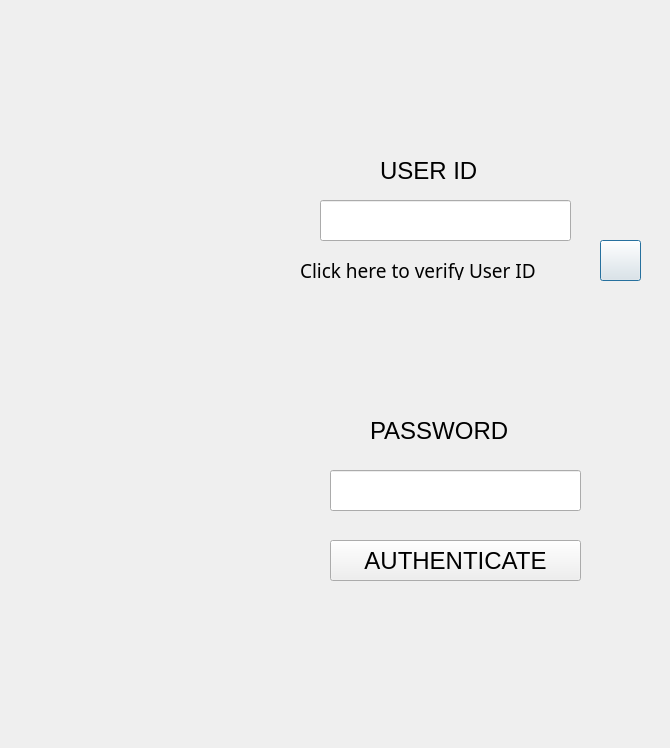
<?xml version="1.0" encoding="UTF-8"?>
<ui version="4.0">
 <class>admin</class>
 <widget class="QDialog" name="admin">
  <property name="geometry">
   <rect>
    <x>0</x>
    <y>0</y>
    <width>670</width>
    <height>748</height>
   </rect>
  </property>
  <property name="windowTitle">
   <string>THE WINKEL- Administrator Login</string>
  </property>
  <property name="windowIcon">
   <iconset>
    <normaloff>../pictures/minilogo_g9m_icon.ico</normaloff>../pictures/minilogo_g9m_icon.ico</iconset>
  </property>
  <widget class="QLabel" name="msglabel">
   <property name="geometry">
    <rect>
     <x>300</x>
     <y>310</y>
     <width>351</width>
     <height>41</height>
    </rect>
   </property>
   <property name="font">
    <font>
     <family>Audiowide</family>
     <pointsize>11</pointsize>
    </font>
   </property>
   <property name="text">
    <string/>
   </property>
  </widget>
  <widget class="QLabel" name="background">
   <property name="geometry">
    <rect>
     <x>0</x>
     <y>0</y>
     <width>670</width>
     <height>748</height>
    </rect>
   </property>
   <property name="text">
    <string/>
   </property>
   <property name="pixmap">
    <pixmap>../pictures/adminloginpagebck.jpg</pixmap>
   </property>
   <property name="scaledContents">
    <bool>true</bool>
   </property>
  </widget>
  <widget class="QLabel" name="passwordlabel">
   <property name="geometry">
    <rect>
     <x>370</x>
     <y>420</y>
     <width>171</width>
     <height>21</height>
    </rect>
   </property>
   <property name="font">
    <font>
     <pointsize>18</pointsize>
    </font>
   </property>
   <property name="text">
    <string>PASSWORD</string>
   </property>
  </widget>
  <widget class="QLineEdit" name="inputpassword">
   <property name="geometry">
    <rect>
     <x>330</x>
     <y>470</y>
     <width>251</width>
     <height>41</height>
    </rect>
   </property>
   <property name="font">
    <font>
     <pointsize>18</pointsize>
     <bold>false</bold>
    </font>
   </property>
   <property name="echoMode">
    <enum>QLineEdit::Password</enum>
   </property>
  </widget>
  <widget class="QLineEdit" name="inputusername">
   <property name="geometry">
    <rect>
     <x>320</x>
     <y>200</y>
     <width>251</width>
     <height>41</height>
    </rect>
   </property>
   <property name="font">
    <font>
     <pointsize>18</pointsize>
    </font>
   </property>
  </widget>
  <widget class="QLabel" name="usernamelabel">
   <property name="geometry">
    <rect>
     <x>380</x>
     <y>160</y>
     <width>121</width>
     <height>21</height>
    </rect>
   </property>
   <property name="font">
    <font>
     <pointsize>18</pointsize>
    </font>
   </property>
   <property name="text">
    <string>USER ID</string>
   </property>
  </widget>
  <widget class="QPushButton" name="checkusernamebutton">
   <property name="geometry">
    <rect>
     <x>600</x>
     <y>240</y>
     <width>41</width>
     <height>41</height>
    </rect>
   </property>
   <property name="text">
    <string/>
   </property>
  </widget>
  <widget class="QPushButton" name="loginbutton">
   <property name="geometry">
    <rect>
     <x>330</x>
     <y>540</y>
     <width>251</width>
     <height>41</height>
    </rect>
   </property>
   <property name="font">
    <font>
     <pointsize>18</pointsize>
     <bold>false</bold>
    </font>
   </property>
   <property name="text">
    <string>AUTHENTICATE</string>
   </property>
  </widget>
  <widget class="QLabel" name="label">
   <property name="geometry">
    <rect>
     <x>300</x>
     <y>260</y>
     <width>291</width>
     <height>20</height>
    </rect>
   </property>
   <property name="font">
    <font>
     <family>Audiowide</family>
     <pointsize>14</pointsize>
    </font>
   </property>
   <property name="text">
    <string>Click here to verify User ID</string>
   </property>
  </widget>
  <zorder>background</zorder>
  <zorder>msglabel</zorder>
  <zorder>passwordlabel</zorder>
  <zorder>inputpassword</zorder>
  <zorder>inputusername</zorder>
  <zorder>usernamelabel</zorder>
  <zorder>checkusernamebutton</zorder>
  <zorder>loginbutton</zorder>
  <zorder>label</zorder>
 </widget>
 <tabstops>
  <tabstop>inputusername</tabstop>
  <tabstop>inputpassword</tabstop>
  <tabstop>loginbutton</tabstop>
  <tabstop>checkusernamebutton</tabstop>
 </tabstops>
 <resources/>
 <connections/>
</ui>
